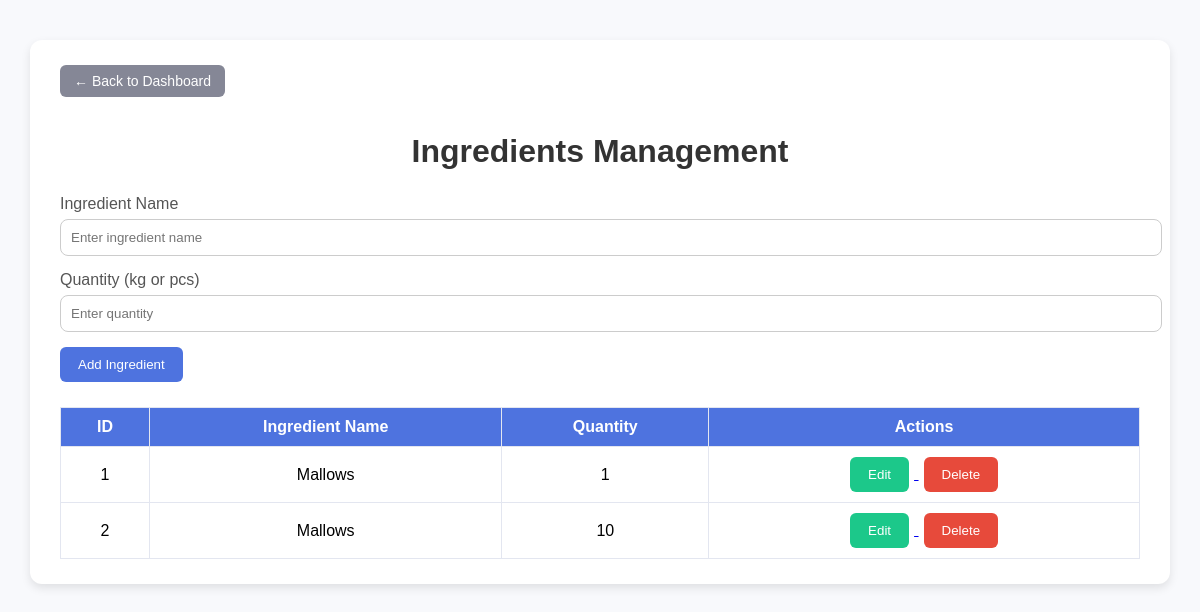
The page /ingredients/ on the database its author committed.
### dashboard/models.py (models this page shows, shortened)
class Ingredient(models.Model):
    name = models.CharField(max_length=100)
    quantity = models.PositiveIntegerField(default=0)
    stock = models.PositiveIntegerField(default=0)
    is_available = models.BooleanField(default=True)
    created_at = models.DateTimeField(auto_now_add=True)

### dashboard/views.py (the view)
# urls.py: path('ingredients/', views.ingredients, name='ingredients'),
def ingredients(request):
    if request.method == 'POST':
        name = request.POST.get('name')
        quantity = request.POST.get('quantity')
        if name and quantity:
            Ingredient.objects.create(name=name, quantity=quantity)
        return redirect('ingredients')
    ingredients = Ingredient.objects.all()
    return render(request, 'dashboard/ingredients.html', {'ingredients': ingredients})

### dashboard/templates/dashboard/ingredients.html (shortened to what this page needs)
{% load static %}
<!DOCTYPE html>
<html lang="en">
<head>
    <link rel="stylesheet" href="{% static 'css/crud.css' %}">
</head>
<body>
<div class="container">
    <a href="{% url 'home' %}" class="back-btn">← Back to Dashboard</a>
    <h1>Ingredients Management</h1>
    <form method="post" class="create-form">
        <div class="form-group">
            <label for="name">Ingredient Name</label>
            <input type="text" id="name" name="name" placeholder="Enter ingredient name" required>
        </div>
        <div class="form-group">
            <label for="quantity">Quantity (kg or pcs)</label>
            <input type="number" id="quantity" name="quantity" placeholder="Enter quantity" required>
        </div>
        <button type="submit">Add Ingredient</button>
    </form>
    <table>
        <thead>
            <tr>
                <th>ID</th>
                <th>Ingredient Name</th>
                <th>Quantity</th>
                <th>Actions</th>
            </tr>
        </thead>
        <tbody>
            {% for i in ingredients %}
            <tr>
                <td>{{ i.id }}</td>
                <td>{{ i.name }}</td>
                <td>{{ i.quantity }}</td>
                <td class="action-buttons">
                    <a href="{% url 'update_ingredient' i.id %}">
                        <button type="button" class="edit-btn">Edit</button>
                    </a>
                    <a href="{% url 'delete_ingredient' i.id %}">
                        <button type="button" class="delete-btn">Delete</button>
                    </a>
                </td>
            </tr>
            {% empty %}
            <tr><td colspan="4">No ingredients added yet.</td></tr>
            {% endfor %}
        </tbody>
    </table>
</div>
</body>
</html>

### dashboard/static/css/crud.css (style rules this page uses)
body { font-family: "Poppins", sans-serif; background-color: #f8f9fc; margin: 0; padding: 0; }
.container { width: 90%; max-width: 1100px; margin: 40px auto; background: white; border-radius: 12px; padding: 25px 30px; box-shadow: 0 4px 10px rgba(0,0,0,0.1); }
h1 { color: #333; text-align: center; margin-bottom: 25px; }
.form-group { margin-bottom: 15px; }
label { display: block; margin-bottom: 6px; color: #555; }
input[type="text"], input[type="number"] { width: 100%; padding: 10px; border-radius: 8px; border: 1px solid #ccc; }
button { background-color: #4e73df; color: white; border: none; padding: 10px 18px; border-radius: 6px; cursor: pointer; font-weight: 500; transition: background-color 0.3s; }
table { width: 100%; border-collapse: collapse; margin-top: 25px; }
table th, table td { border: 1px solid #e3e6f0; padding: 10px; text-align: center; }
table th { background-color: #4e73df; color: white; }
.action-buttons button { margin: 0 5px; }
.edit-btn { background-color: #1cc88a; }
.delete-btn { background-color: #e74a3b; }
.back-btn { display: inline-block; margin-bottom: 15px; background-color: #858796; color: white; text-decoration: none; padding: 8px 14px; border-radius: 6px; font-size: 14px; transition: background-color 0.3s; }

### rows shown on the page
Ingredient: id "1", name "Mallows", quantity "1"
Ingredient: id "2", name "Mallows", quantity "10"
